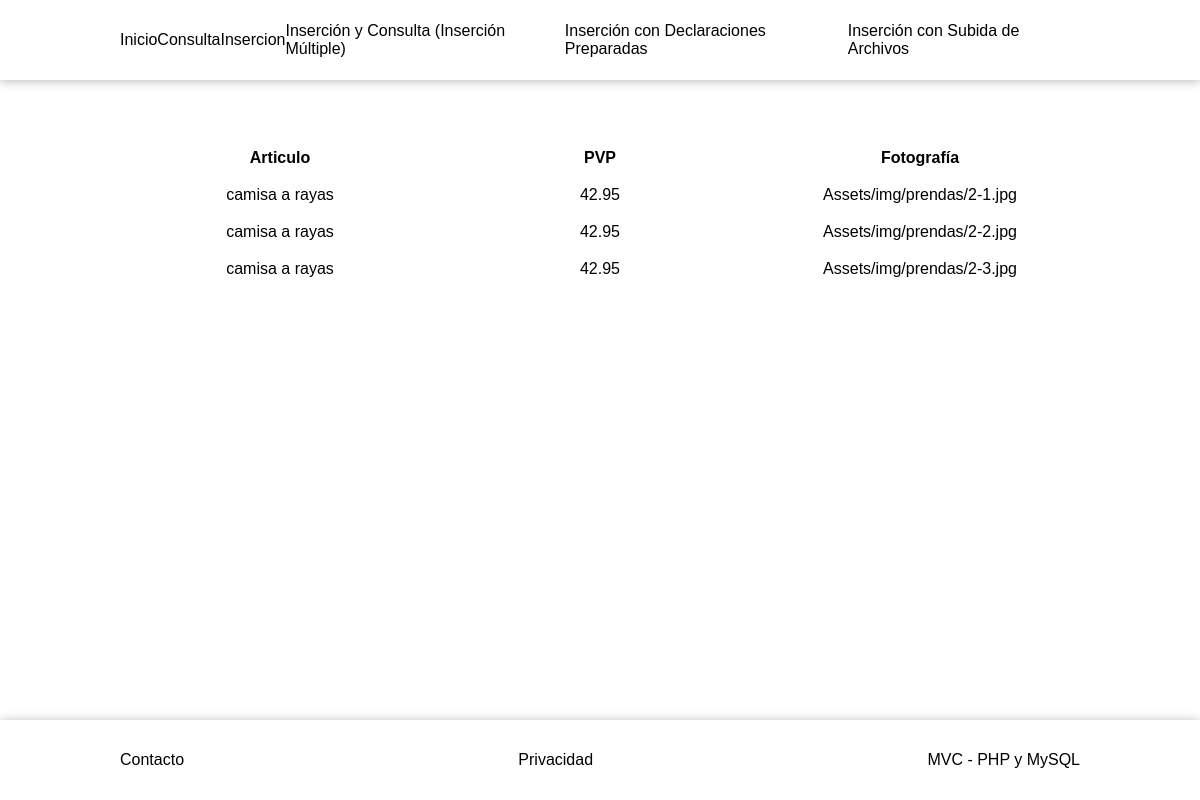
Screenshot of /detalle-prenda.php?ideArt=2 with the database file from the repository.
### tables this page shows
CREATE TABLE IF NOT EXISTS fotografias
(
    ide_for INT NOT NULL AUTO_INCREMENT PRIMARY KEY,
    rut_fot VARCHAR (200) DEFAULT NULL,
    ide_art INT NOT NULL
);

CREATE TABLE IF NOT EXISTS articulos
(
    ide_art INT NOT NULL AUTO_INCREMENT PRIMARY KEY,
    nom_art VARCHAR (100) DEFAULT NULL,
    des_art VARCHAR (200) DEFAULT NULL,
    gen_art VARCHAR (20) DEFAULT NULL,
    pvp_art DECIMAL(5,2)
);

### Db/Con1Db.php (called while the page is built)
<?php
class Connection
{
    public static function conn1()
    {
        $mysqli = new mysqli('localhost', 'root','', 'mvc_09_01_23');
        if($mysqli->connect_errno)
        {
            printf("Error en la conexion: %s\n", $mysqli->connect_errno);
        }
        else
        {
            $mysqli->set_charset("utf8");
            return $mysqli;
        }
    }
}
?>

### Models/Datos1Model.php (called while the page is built, shortened)
<?php
    class Datos
    {
        private $mysqli;
        private $data;
        public function __construct()
        {
            $this->mysqli=Connection::conn1();
            $this->data=array();
        }
        public function getData1($sql)
        {
            if (!$this->mysqli->query($sql))
            {
                echo "La operacion no se ha podido realizar.";
            }
            else
            {
                $result=$this->mysqli->query($sql);
                while($rows=$result->fetch_object())
                {
                    $this->data[]=$rows;
                }
            }
            return $this->data;
        }
    }
?>

### Controllers/Detalle1Controller.php (the view)
<?php
    if(file_exists("../Db/Con1Db.php"))
    {
        require_once "../Db/Con1Db.php";
        require_once "../Models/Datos1Model.php";
    }
    elseif(file_exists("Db/Con1Db.php"))
    {
        require_once "Db/Con1Db.php";
        require_once "Models/Datos1Model.php";
    }
    $oData = new Datos;
    $sql = "select * from articulos inner join fotografias on articulos.ide_art=fotografias.ide_art where articulos.ide_art=" . $_GET['ideArt'] . " order by nom_art, pvp_art asc";
    $data = $oData->getData1($sql);
    if(empty($data))
    {
        echo
        "
            <div class='bloque1 negrita'>
                No hay datos.
            </div>
        ";
    }
    else
    {
        echo
        "
        <div class='bloque0 negrita'>
            <div class='bloque1'>Articulo</div>
            <div class='bloque1'>PVP</div>
            <div class='bloque1'>Fotografía</div>
        </div>
        ";
        foreach ($data as $row)
        {
            echo
            "
            <div class='bloque0'>
                <div class='bloque1'>$row->nom_art</div>
                <div class='bloque1'>$row->pvp_art</div>
                <div class='bloque1'>$row->rut_fot</div>
            </div>
            ";
        }
    }
?>

### Assets/css/style.css (style rules this page uses)
html { overflow-y: scroll; }
body { margin: 0; padding: 0; font-family: Arial, Helvetica, sans-serif; font-size: 100%; }
* { box-sizing: border-box; border: none; }
.negrita { font-weight: bold; }
.bloque0 { display: flex; flex-direction: row; align-items: center; justify-content: center; width: 100%; padding: 1% 0; }
.bloque1 { display: flex; flex-direction: row; align-items: center; justify-content: center; width: 100%; }

### rows the page displays
fotografias: ide_art.nom_art "camisa a rayas", ide_art.pvp_art "42.95", rut_fot "Assets/img/prendas/2-1.jpg"
fotografias: ide_art.nom_art "camisa a rayas", ide_art.pvp_art "42.95", rut_fot "Assets/img/prendas/2-2.jpg"
fotografias: ide_art.nom_art "camisa a rayas", ide_art.pvp_art "42.95", rut_fot "Assets/img/prendas/2-3.jpg"
